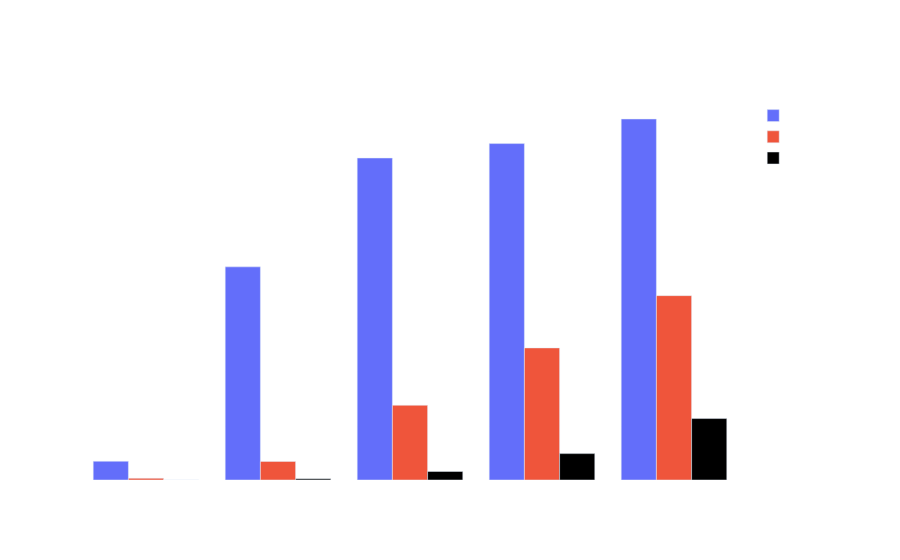

Notebook code for this chart:
### Code cell
age_fig = go.Figure(data = [go.Bar(name = 'Cases', x = city_dfs['by-age'].iloc[0:5]['Age Group'], y = city_dfs['by-age'].iloc[0:5]['Cases Rate']),
                            go.Bar(name = 'Hospitalizations', x = city_dfs['by-age'].iloc[0:5]['Age Group'], y = city_dfs['by-age'].iloc[0:5]['Hospitalization Rate']),
                            go.Bar(name = 'Deaths', x = city_dfs['by-age'].iloc[0:5]['Age Group'], y = city_dfs['by-age'].iloc[0:5]['Death Rate'], marker_color = 'black')],layout = layout)
age_fig.update_layout(title = {'text': 'Cases by Age Group (Per 100k)',
                                 'x': 0.5,
                                 'xanchor': 'center'},
                        font = dict(family = 'Montserrat', size = 14, color = '#FFFFFF'))
age_fig.show()

### Figure 1 — Plotly figure (JSON) as saved in the notebook; plotly's stock layout.template omitted (floating-point values rounded to 4 significant figures)
{"data": [{"name": "Cases", "type": "bar", "x": ["0-17 years", "18-44 years", "45-64 years", "65-74 years", "75 and older"], "y": [69.72, 792.8, 1198.0, 1251.0, 1343.0]}, {"name": "Hospitalizations", "type": "bar", "x": ["0-17 years", "18-44 years", "45-64 years", "65-74 years", "75 and older"], "y": [6.31, 68.97, 277.9, 491.3, 685.8]}, {"marker": {"color": "black"}, "name": "Deaths", "type": "bar", "x": ["0-17 years", "18-44 years", "45-64 years", "65-74 years", "75 and older"], "y": [0.12, 4.39, 31.71, 98.12, 228.5]}], "layout": {"font": {"color": "#FFFFFF", "family": "Montserrat", "size": 14}, "paper_bgcolor": "rgba(0,0,0,0)", "plot_bgcolor": "rgba(0,0,0,0)", "title": {"text": "Cases by Age Group (Per 100k)", "x": 0.5, "xanchor": "center"}}}
